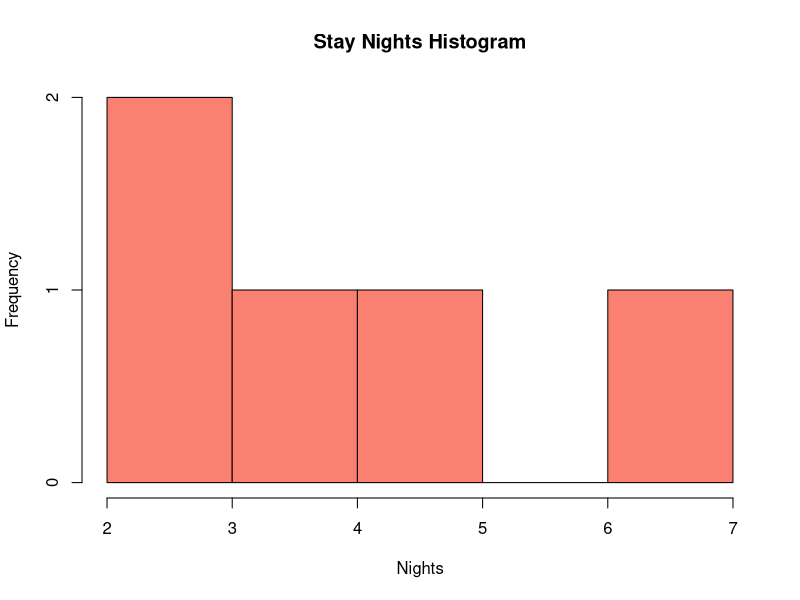
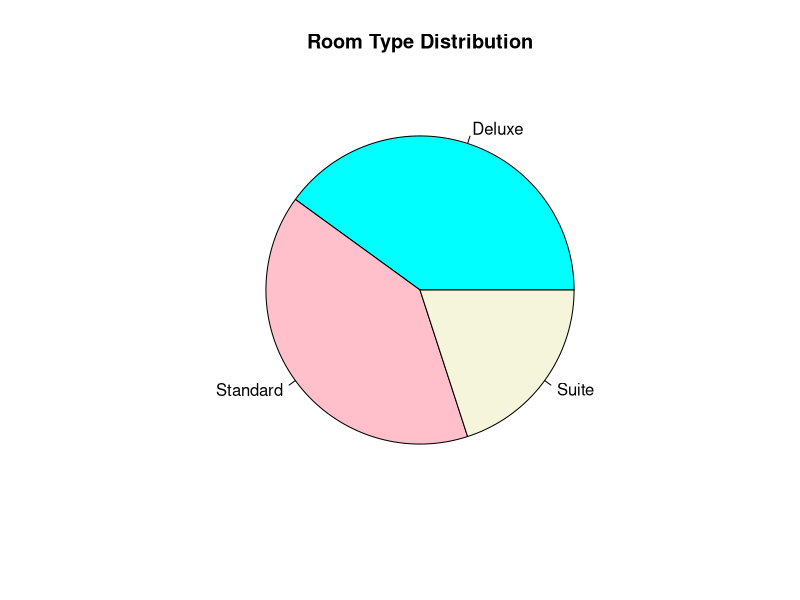
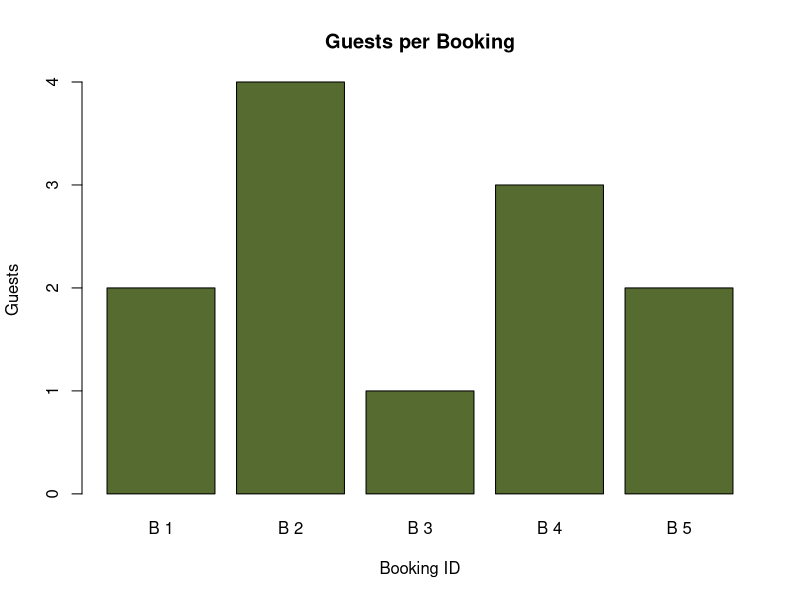
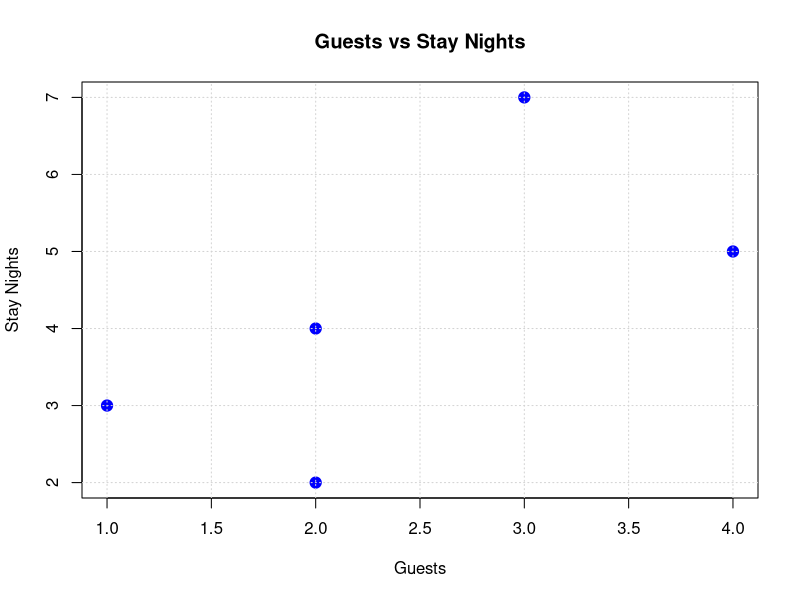

The R source for these figures, in order:
# Experiment 24: Hotel Booking Analysis
# Course: Data Handling and Visualization

# Dataset
df24 <- data.frame(
  BookingID = 1:5,
  StayNights = c(2, 5, 3, 7, 4),
  Guests = c(2, 4, 1, 3, 2),
  RoomType = c("Standard", "Deluxe", "Standard", "Suite", "Deluxe")
)

cat("--- Experiment 24: Hotel Booking Analysis ---\n")
print(df24)

# Q17: Create a histogram of stay nights.
png("outputs/exp24_q17_histogram.png", width=800, height=600)
hist(df24$StayNights, col="salmon", main="Stay Nights Histogram", xlab="Nights", ylab="Frequency")
dev.off()

# Q18: Generate a pie chart of room types.
png("outputs/exp24_q18_pie_chart.png", width=800, height=600)
pie(table(df24$RoomType), col=c("cyan", "pink", "beige"), main="Room Type Distribution")
dev.off()

# Q19: Build a bar chart of guests per booking.
png("outputs/exp24_q19_bar_chart.png", width=800, height=600)
barplot(df24$Guests, names.arg=paste("B", df24$BookingID), col="darkolivegreen", main="Guests per Booking", ylab="Guests", xlab="Booking ID")
dev.off()

# Q20: Create a scatter plot of guests vs stay nights.
png("outputs/exp24_q20_scatter_plot.png", width=800, height=600)
plot(df24$Guests, df24$StayNights, col="blue", pch=19, cex=1.5, main="Guests vs Stay Nights", xlab="Guests", ylab="Stay Nights")
grid()
dev.off()
cat("Experiment 24 successfully completed. Plots saved to outputs/.\n\n")
